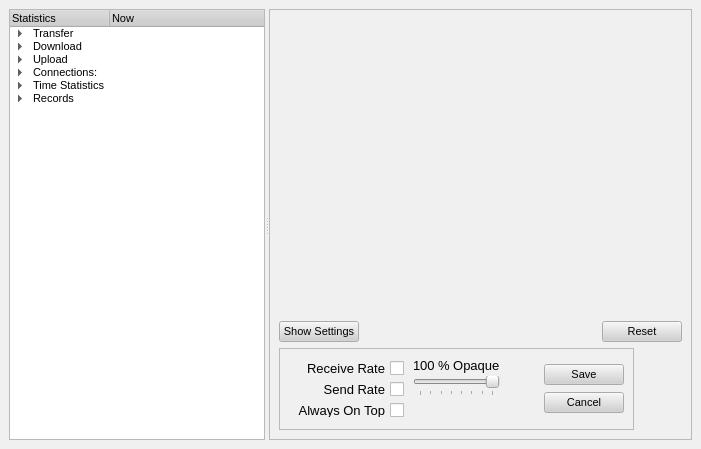
<ui version="4.0" >
 <class>StatisticDialog</class>
 <widget class="QWidget" name="StatisticDialog" >
  <property name="geometry" >
   <rect>
    <x>0</x>
    <y>0</y>
    <width>701</width>
    <height>449</height>
   </rect>
  </property>
  <property name="palette" >
   <palette>
    <active>
     <colorrole role="WindowText" >
      <brush brushstyle="SolidPattern" >
       <color alpha="255" >
        <red>0</red>
        <green>0</green>
        <blue>0</blue>
       </color>
      </brush>
     </colorrole>
     <colorrole role="Button" >
      <brush brushstyle="SolidPattern" >
       <color alpha="255" >
        <red>208</red>
        <green>208</green>
        <blue>208</blue>
       </color>
      </brush>
     </colorrole>
     <colorrole role="Light" >
      <brush brushstyle="SolidPattern" >
       <color alpha="255" >
        <red>255</red>
        <green>255</green>
        <blue>255</blue>
       </color>
      </brush>
     </colorrole>
     <colorrole role="Midlight" >
      <brush brushstyle="SolidPattern" >
       <color alpha="255" >
        <red>247</red>
        <green>247</green>
        <blue>247</blue>
       </color>
      </brush>
     </colorrole>
     <colorrole role="Dark" >
      <brush brushstyle="SolidPattern" >
       <color alpha="255" >
        <red>104</red>
        <green>104</green>
        <blue>104</blue>
       </color>
      </brush>
     </colorrole>
     <colorrole role="Mid" >
      <brush brushstyle="SolidPattern" >
       <color alpha="255" >
        <red>139</red>
        <green>139</green>
        <blue>139</blue>
       </color>
      </brush>
     </colorrole>
     <colorrole role="Text" >
      <brush brushstyle="SolidPattern" >
       <color alpha="255" >
        <red>0</red>
        <green>0</green>
        <blue>0</blue>
       </color>
      </brush>
     </colorrole>
     <colorrole role="BrightText" >
      <brush brushstyle="SolidPattern" >
       <color alpha="255" >
        <red>255</red>
        <green>255</green>
        <blue>255</blue>
       </color>
      </brush>
     </colorrole>
     <colorrole role="ButtonText" >
      <brush brushstyle="SolidPattern" >
       <color alpha="255" >
        <red>0</red>
        <green>0</green>
        <blue>0</blue>
       </color>
      </brush>
     </colorrole>
     <colorrole role="Base" >
      <brush brushstyle="SolidPattern" >
       <color alpha="255" >
        <red>255</red>
        <green>255</green>
        <blue>255</blue>
       </color>
      </brush>
     </colorrole>
     <colorrole role="Window" >
      <brush brushstyle="SolidPattern" >
       <color alpha="255" >
        <red>240</red>
        <green>240</green>
        <blue>240</blue>
       </color>
      </brush>
     </colorrole>
     <colorrole role="Shadow" >
      <brush brushstyle="SolidPattern" >
       <color alpha="255" >
        <red>0</red>
        <green>0</green>
        <blue>0</blue>
       </color>
      </brush>
     </colorrole>
     <colorrole role="Highlight" >
      <brush brushstyle="SolidPattern" >
       <color alpha="255" >
        <red>0</red>
        <green>0</green>
        <blue>128</blue>
       </color>
      </brush>
     </colorrole>
     <colorrole role="HighlightedText" >
      <brush brushstyle="SolidPattern" >
       <color alpha="255" >
        <red>255</red>
        <green>255</green>
        <blue>255</blue>
       </color>
      </brush>
     </colorrole>
     <colorrole role="Link" >
      <brush brushstyle="SolidPattern" >
       <color alpha="255" >
        <red>0</red>
        <green>0</green>
        <blue>255</blue>
       </color>
      </brush>
     </colorrole>
     <colorrole role="LinkVisited" >
      <brush brushstyle="SolidPattern" >
       <color alpha="255" >
        <red>255</red>
        <green>0</green>
        <blue>255</blue>
       </color>
      </brush>
     </colorrole>
     <colorrole role="AlternateBase" >
      <brush brushstyle="SolidPattern" >
       <color alpha="255" >
        <red>231</red>
        <green>231</green>
        <blue>231</blue>
       </color>
      </brush>
     </colorrole>
    </active>
    <inactive>
     <colorrole role="WindowText" >
      <brush brushstyle="SolidPattern" >
       <color alpha="255" >
        <red>0</red>
        <green>0</green>
        <blue>0</blue>
       </color>
      </brush>
     </colorrole>
     <colorrole role="Button" >
      <brush brushstyle="SolidPattern" >
       <color alpha="255" >
        <red>208</red>
        <green>208</green>
        <blue>208</blue>
       </color>
      </brush>
     </colorrole>
     <colorrole role="Light" >
      <brush brushstyle="SolidPattern" >
       <color alpha="255" >
        <red>255</red>
        <green>255</green>
        <blue>255</blue>
       </color>
      </brush>
     </colorrole>
     <colorrole role="Midlight" >
      <brush brushstyle="SolidPattern" >
       <color alpha="255" >
        <red>247</red>
        <green>247</green>
        <blue>247</blue>
       </color>
      </brush>
     </colorrole>
     <colorrole role="Dark" >
      <brush brushstyle="SolidPattern" >
       <color alpha="255" >
        <red>104</red>
        <green>104</green>
        <blue>104</blue>
       </color>
      </brush>
     </colorrole>
     <colorrole role="Mid" >
      <brush brushstyle="SolidPattern" >
       <color alpha="255" >
        <red>139</red>
        <green>139</green>
        <blue>139</blue>
       </color>
      </brush>
     </colorrole>
     <colorrole role="Text" >
      <brush brushstyle="SolidPattern" >
       <color alpha="255" >
        <red>0</red>
        <green>0</green>
        <blue>0</blue>
       </color>
      </brush>
     </colorrole>
     <colorrole role="BrightText" >
      <brush brushstyle="SolidPattern" >
       <color alpha="255" >
        <red>255</red>
        <green>255</green>
        <blue>255</blue>
       </color>
      </brush>
     </colorrole>
     <colorrole role="ButtonText" >
      <brush brushstyle="SolidPattern" >
       <color alpha="255" >
        <red>0</red>
        <green>0</green>
        <blue>0</blue>
       </color>
      </brush>
     </colorrole>
     <colorrole role="Base" >
      <brush brushstyle="SolidPattern" >
       <color alpha="255" >
        <red>255</red>
        <green>255</green>
        <blue>255</blue>
       </color>
      </brush>
     </colorrole>
     <colorrole role="Window" >
      <brush brushstyle="SolidPattern" >
       <color alpha="255" >
        <red>240</red>
        <green>240</green>
        <blue>240</blue>
       </color>
      </brush>
     </colorrole>
     <colorrole role="Shadow" >
      <brush brushstyle="SolidPattern" >
       <color alpha="255" >
        <red>0</red>
        <green>0</green>
        <blue>0</blue>
       </color>
      </brush>
     </colorrole>
     <colorrole role="Highlight" >
      <brush brushstyle="SolidPattern" >
       <color alpha="255" >
        <red>192</red>
        <green>192</green>
        <blue>192</blue>
       </color>
      </brush>
     </colorrole>
     <colorrole role="HighlightedText" >
      <brush brushstyle="SolidPattern" >
       <color alpha="255" >
        <red>0</red>
        <green>0</green>
        <blue>0</blue>
       </color>
      </brush>
     </colorrole>
     <colorrole role="Link" >
      <brush brushstyle="SolidPattern" >
       <color alpha="255" >
        <red>0</red>
        <green>0</green>
        <blue>255</blue>
       </color>
      </brush>
     </colorrole>
     <colorrole role="LinkVisited" >
      <brush brushstyle="SolidPattern" >
       <color alpha="255" >
        <red>255</red>
        <green>0</green>
        <blue>255</blue>
       </color>
      </brush>
     </colorrole>
     <colorrole role="AlternateBase" >
      <brush brushstyle="SolidPattern" >
       <color alpha="255" >
        <red>231</red>
        <green>231</green>
        <blue>231</blue>
       </color>
      </brush>
     </colorrole>
    </inactive>
    <disabled>
     <colorrole role="WindowText" >
      <brush brushstyle="SolidPattern" >
       <color alpha="255" >
        <red>104</red>
        <green>104</green>
        <blue>104</blue>
       </color>
      </brush>
     </colorrole>
     <colorrole role="Button" >
      <brush brushstyle="SolidPattern" >
       <color alpha="255" >
        <red>208</red>
        <green>208</green>
        <blue>208</blue>
       </color>
      </brush>
     </colorrole>
     <colorrole role="Light" >
      <brush brushstyle="SolidPattern" >
       <color alpha="255" >
        <red>255</red>
        <green>255</green>
        <blue>255</blue>
       </color>
      </brush>
     </colorrole>
     <colorrole role="Midlight" >
      <brush brushstyle="SolidPattern" >
       <color alpha="255" >
        <red>247</red>
        <green>247</green>
        <blue>247</blue>
       </color>
      </brush>
     </colorrole>
     <colorrole role="Dark" >
      <brush brushstyle="SolidPattern" >
       <color alpha="255" >
        <red>104</red>
        <green>104</green>
        <blue>104</blue>
       </color>
      </brush>
     </colorrole>
     <colorrole role="Mid" >
      <brush brushstyle="SolidPattern" >
       <color alpha="255" >
        <red>139</red>
        <green>139</green>
        <blue>139</blue>
       </color>
      </brush>
     </colorrole>
     <colorrole role="Text" >
      <brush brushstyle="SolidPattern" >
       <color alpha="255" >
        <red>104</red>
        <green>104</green>
        <blue>104</blue>
       </color>
      </brush>
     </colorrole>
     <colorrole role="BrightText" >
      <brush brushstyle="SolidPattern" >
       <color alpha="255" >
        <red>255</red>
        <green>255</green>
        <blue>255</blue>
       </color>
      </brush>
     </colorrole>
     <colorrole role="ButtonText" >
      <brush brushstyle="SolidPattern" >
       <color alpha="255" >
        <red>104</red>
        <green>104</green>
        <blue>104</blue>
       </color>
      </brush>
     </colorrole>
     <colorrole role="Base" >
      <brush brushstyle="SolidPattern" >
       <color alpha="255" >
        <red>240</red>
        <green>240</green>
        <blue>240</blue>
       </color>
      </brush>
     </colorrole>
     <colorrole role="Window" >
      <brush brushstyle="SolidPattern" >
       <color alpha="255" >
        <red>240</red>
        <green>240</green>
        <blue>240</blue>
       </color>
      </brush>
     </colorrole>
     <colorrole role="Shadow" >
      <brush brushstyle="SolidPattern" >
       <color alpha="255" >
        <red>0</red>
        <green>0</green>
        <blue>0</blue>
       </color>
      </brush>
     </colorrole>
     <colorrole role="Highlight" >
      <brush brushstyle="SolidPattern" >
       <color alpha="255" >
        <red>0</red>
        <green>0</green>
        <blue>128</blue>
       </color>
      </brush>
     </colorrole>
     <colorrole role="HighlightedText" >
      <brush brushstyle="SolidPattern" >
       <color alpha="255" >
        <red>255</red>
        <green>255</green>
        <blue>255</blue>
       </color>
      </brush>
     </colorrole>
     <colorrole role="Link" >
      <brush brushstyle="SolidPattern" >
       <color alpha="255" >
        <red>0</red>
        <green>0</green>
        <blue>255</blue>
       </color>
      </brush>
     </colorrole>
     <colorrole role="LinkVisited" >
      <brush brushstyle="SolidPattern" >
       <color alpha="255" >
        <red>255</red>
        <green>0</green>
        <blue>255</blue>
       </color>
      </brush>
     </colorrole>
     <colorrole role="AlternateBase" >
      <brush brushstyle="SolidPattern" >
       <color alpha="255" >
        <red>231</red>
        <green>231</green>
        <blue>231</blue>
       </color>
      </brush>
     </colorrole>
    </disabled>
   </palette>
  </property>
  <property name="font" >
   <font>
    <pointsize>8</pointsize>
    <weight>50</weight>
    <italic>false</italic>
    <bold>false</bold>
    <underline>false</underline>
    <strikeout>false</strikeout>
   </font>
  </property>
  <property name="contextMenuPolicy" >
   <enum>Qt::NoContextMenu</enum>
  </property>
  <layout class="QVBoxLayout" >
   <property name="spacing" >
    <number>6</number>
   </property>
   <property name="margin" >
    <number>9</number>
   </property>
   <item>
    <widget class="QSplitter" name="splitter" >
     <property name="orientation" >
      <enum>Qt::Horizontal</enum>
     </property>
     <widget class="QTreeWidget" name="treeWidget" >
      <property name="sizePolicy" >
       <sizepolicy vsizetype="Expanding" hsizetype="Expanding" >
        <horstretch>0</horstretch>
        <verstretch>0</verstretch>
       </sizepolicy>
      </property>
      <property name="sizeIncrement" >
       <size>
        <width>0</width>
        <height>0</height>
       </size>
      </property>
      <column>
       <property name="text" >
        <string>Statistics</string>
       </property>
      </column>
      <column>
       <property name="text" >
        <string>Now</string>
       </property>
      </column>
      <item>
       <property name="text" >
        <string>Transfer</string>
       </property>
       <property name="icon" >
        <iconset resource="images.qrc" >
         <normaloff>:/images/transferupdown.png</normaloff>:/images/transferupdown.png</iconset>
       </property>
       <property name="text" >
        <string/>
       </property>
       <item>
        <property name="text" >
         <string>Session UL:DL Ratio:</string>
        </property>
        <property name="text" >
         <string/>
        </property>
       </item>
       <item>
        <property name="text" >
         <string>Cumulative UL:DL Ratio</string>
        </property>
        <property name="text" >
         <string/>
        </property>
       </item>
      </item>
      <item>
       <property name="text" >
        <string>Download</string>
       </property>
       <property name="icon" >
        <iconset resource="images.qrc" >
         <normaloff>:/images/download.png</normaloff>:/images/download.png</iconset>
       </property>
       <property name="text" >
        <string/>
       </property>
       <item>
        <property name="text" >
         <string>Session:</string>
        </property>
        <property name="icon" >
         <iconset resource="images.qrc" >
          <normaloff>:/images/StatisticsDetail.png</normaloff>:/images/StatisticsDetail.png</iconset>
        </property>
        <property name="text" >
         <string/>
        </property>
        <item>
         <property name="text" >
          <string>Downloaded:</string>
         </property>
         <property name="text" >
          <string/>
         </property>
        </item>
        <item>
         <property name="text" >
          <string>Count of Downloads:</string>
         </property>
         <property name="text" >
          <string/>
         </property>
        </item>
       </item>
       <item>
        <property name="text" >
         <string>Overall</string>
        </property>
        <property name="icon" >
         <iconset resource="images.qrc" >
          <normaloff>:/images/StatsCumulative.png</normaloff>:/images/StatsCumulative.png</iconset>
        </property>
        <property name="text" >
         <string/>
        </property>
        <item>
         <property name="text" >
          <string>Downloaded:</string>
         </property>
         <property name="text" >
          <string/>
         </property>
        </item>
        <item>
         <property name="text" >
          <string>Count of Downloads:</string>
         </property>
         <property name="text" >
          <string/>
         </property>
        </item>
       </item>
      </item>
      <item>
       <property name="text" >
        <string>Upload</string>
       </property>
       <property name="icon" >
        <iconset resource="images.qrc" >
         <normaloff>:/images/up.png</normaloff>:/images/up.png</iconset>
       </property>
       <property name="text" >
        <string/>
       </property>
       <item>
        <property name="text" >
         <string>Session</string>
        </property>
        <property name="icon" >
         <iconset resource="images.qrc" >
          <normaloff>:/images/StatisticsDetail.png</normaloff>:/images/StatisticsDetail.png</iconset>
        </property>
        <property name="text" >
         <string/>
        </property>
        <item>
         <property name="text" >
          <string>Uploaded:</string>
         </property>
         <property name="text" >
          <string/>
         </property>
        </item>
        <item>
         <property name="text" >
          <string>Count of Uploads:</string>
         </property>
         <property name="text" >
          <string/>
         </property>
        </item>
       </item>
       <item>
        <property name="text" >
         <string>Overall</string>
        </property>
        <property name="icon" >
         <iconset resource="images.qrc" >
          <normaloff>:/images/StatsCumulative.png</normaloff>:/images/StatsCumulative.png</iconset>
        </property>
        <property name="text" >
         <string/>
        </property>
        <item>
         <property name="text" >
          <string>Uploaded</string>
         </property>
         <property name="text" >
          <string/>
         </property>
        </item>
        <item>
         <property name="text" >
          <string>Count of Uploads:</string>
         </property>
         <property name="text" >
          <string/>
         </property>
        </item>
       </item>
      </item>
      <item>
       <property name="text" >
        <string>Connections:</string>
       </property>
       <property name="icon" >
        <iconset resource="images.qrc" >
         <normaloff>:/images/connect_friend.png</normaloff>:/images/connect_friend.png</iconset>
       </property>
       <property name="text" >
        <string/>
       </property>
       <item>
        <property name="text" >
         <string>Session</string>
        </property>
        <property name="icon" >
         <iconset resource="images.qrc" >
          <normaloff>:/images/StatisticsDetail.png</normaloff>:/images/StatisticsDetail.png</iconset>
        </property>
        <property name="text" >
         <string/>
        </property>
        <item>
         <property name="text" >
          <string>Connections:</string>
         </property>
         <property name="text" >
          <string/>
         </property>
        </item>
        <item>
         <property name="text" >
          <string>Peers:</string>
         </property>
         <property name="text" >
          <string/>
         </property>
        </item>
       </item>
       <item>
        <property name="text" >
         <string>Overall</string>
        </property>
        <property name="icon" >
         <iconset resource="images.qrc" >
          <normaloff>:/images/StatsCumulative.png</normaloff>:/images/StatsCumulative.png</iconset>
        </property>
        <property name="text" >
         <string/>
        </property>
        <item>
         <property name="text" >
          <string>Connections:</string>
         </property>
         <property name="text" >
          <string/>
         </property>
        </item>
        <item>
         <property name="text" >
          <string>Peers:</string>
         </property>
         <property name="text" >
          <string/>
         </property>
        </item>
       </item>
      </item>
      <item>
       <property name="text" >
        <string>Time Statistics</string>
       </property>
       <property name="icon" >
        <iconset resource="images.qrc" >
         <normaloff>:/images/kalarm.png</normaloff>:/images/kalarm.png</iconset>
       </property>
       <property name="text" >
        <string/>
       </property>
       <item>
        <property name="text" >
         <string>Session</string>
        </property>
        <property name="icon" >
         <iconset resource="images.qrc" >
          <normaloff>:/images/StatisticsDetail.png</normaloff>:/images/StatisticsDetail.png</iconset>
        </property>
        <property name="text" >
         <string/>
        </property>
        <item>
         <property name="text" >
          <string>Uptime</string>
         </property>
         <property name="text" >
          <string/>
         </property>
        </item>
        <item>
         <property name="text" >
          <string>Since:</string>
         </property>
         <property name="text" >
          <string/>
         </property>
        </item>
       </item>
       <item>
        <property name="text" >
         <string>Cumulative</string>
        </property>
        <property name="icon" >
         <iconset resource="images.qrc" >
          <normaloff>:/images/StatsCumulative.png</normaloff>:/images/StatsCumulative.png</iconset>
        </property>
        <property name="text" >
         <string/>
        </property>
        <item>
         <property name="text" >
          <string>Uptime</string>
         </property>
         <property name="text" >
          <string/>
         </property>
        </item>
       </item>
      </item>
      <item>
       <property name="text" >
        <string>Records</string>
       </property>
       <property name="icon" >
        <iconset resource="images.qrc" >
         <normaloff>:/images/records.png</normaloff>:/images/records.png</iconset>
       </property>
       <property name="text" >
        <string/>
       </property>
       <item>
        <property name="text" >
         <string>Uploadspeed:</string>
        </property>
        <property name="text" >
         <string/>
        </property>
       </item>
       <item>
        <property name="text" >
         <string>Downloadspeed:</string>
        </property>
        <property name="text" >
         <string/>
        </property>
       </item>
       <item>
        <property name="text" >
         <string>Connections:</string>
        </property>
        <property name="text" >
         <string/>
        </property>
       </item>
       <item>
        <property name="text" >
         <string>Peers:</string>
        </property>
        <property name="text" >
         <string/>
        </property>
       </item>
       <item>
        <property name="text" >
         <string>Uptime:</string>
        </property>
        <property name="text" >
         <string/>
        </property>
       </item>
      </item>
     </widget>
     <widget class="QFrame" name="frame" >
      <property name="sizePolicy" >
       <sizepolicy vsizetype="Preferred" hsizetype="Preferred" >
        <horstretch>1</horstretch>
        <verstretch>0</verstretch>
       </sizepolicy>
      </property>
      <property name="frameShape" >
       <enum>QFrame::StyledPanel</enum>
      </property>
      <property name="frameShadow" >
       <enum>QFrame::Raised</enum>
      </property>
      <layout class="QVBoxLayout" >
       <property name="spacing" >
        <number>6</number>
       </property>
       <property name="margin" >
        <number>9</number>
       </property>
       <item>
        <widget class="GraphFrame" native="1" name="frmGraph" >
         <property name="minimumSize" >
          <size>
           <width>120</width>
           <height>80</height>
          </size>
         </property>
         <property name="font" >
          <font>
           <pointsize>10</pointsize>
           <weight>50</weight>
           <italic>false</italic>
           <bold>false</bold>
           <underline>false</underline>
           <strikeout>false</strikeout>
          </font>
         </property>
         <property name="contextMenuPolicy" >
          <enum>Qt::NoContextMenu</enum>
         </property>
        </widget>
       </item>
       <item>
        <layout class="QHBoxLayout" >
         <property name="spacing" >
          <number>6</number>
         </property>
         <property name="margin" >
          <number>0</number>
         </property>
         <item>
          <widget class="QPushButton" name="btnToggleSettings" >
           <property name="text" >
            <string>Show Settings</string>
           </property>
           <property name="checkable" >
            <bool>true</bool>
           </property>
          </widget>
         </item>
         <item>
          <spacer>
           <property name="orientation" >
            <enum>Qt::Horizontal</enum>
           </property>
           <property name="sizeHint" stdset="0" >
            <size>
             <width>21</width>
             <height>20</height>
            </size>
           </property>
          </spacer>
         </item>
         <item>
          <widget class="QPushButton" name="btnReset" >
           <property name="text" >
            <string>Reset</string>
           </property>
          </widget>
         </item>
        </layout>
       </item>
       <item>
        <widget class="QFrame" name="frmSettings" >
         <property name="sizePolicy" >
          <sizepolicy vsizetype="Fixed" hsizetype="Fixed" >
           <horstretch>0</horstretch>
           <verstretch>0</verstretch>
          </sizepolicy>
         </property>
         <property name="minimumSize" >
          <size>
           <width>355</width>
           <height>82</height>
          </size>
         </property>
         <property name="maximumSize" >
          <size>
           <width>355</width>
           <height>82</height>
          </size>
         </property>
         <property name="contextMenuPolicy" >
          <enum>Qt::NoContextMenu</enum>
         </property>
         <property name="frameShape" >
          <enum>QFrame::StyledPanel</enum>
         </property>
         <property name="frameShadow" >
          <enum>QFrame::Raised</enum>
         </property>
         <layout class="QHBoxLayout" >
          <property name="spacing" >
           <number>6</number>
          </property>
          <property name="margin" >
           <number>9</number>
          </property>
          <item>
           <layout class="QVBoxLayout" >
            <property name="spacing" >
             <number>6</number>
            </property>
            <property name="margin" >
             <number>3</number>
            </property>
            <item>
             <widget class="QCheckBox" name="chkReceiveRate" >
              <property name="font" >
               <font>
                <pointsize>10</pointsize>
                <weight>50</weight>
                <italic>false</italic>
                <bold>false</bold>
                <underline>false</underline>
                <strikeout>false</strikeout>
               </font>
              </property>
              <property name="contextMenuPolicy" >
               <enum>Qt::NoContextMenu</enum>
              </property>
              <property name="toolTip" >
               <string/>
              </property>
              <property name="layoutDirection" >
               <enum>Qt::RightToLeft</enum>
              </property>
              <property name="text" >
               <string>Receive Rate</string>
              </property>
              <property name="checked" >
               <bool>false</bool>
              </property>
             </widget>
            </item>
            <item>
             <widget class="QCheckBox" name="chkSendRate" >
              <property name="font" >
               <font>
                <pointsize>10</pointsize>
                <weight>50</weight>
                <italic>false</italic>
                <bold>false</bold>
                <underline>false</underline>
                <strikeout>false</strikeout>
               </font>
              </property>
              <property name="contextMenuPolicy" >
               <enum>Qt::NoContextMenu</enum>
              </property>
              <property name="toolTip" >
               <string/>
              </property>
              <property name="layoutDirection" >
               <enum>Qt::RightToLeft</enum>
              </property>
              <property name="text" >
               <string>Send Rate</string>
              </property>
              <property name="checked" >
               <bool>false</bool>
              </property>
             </widget>
            </item>
            <item>
             <widget class="QCheckBox" name="chkAlwaysOnTop" >
              <property name="font" >
               <font>
                <pointsize>10</pointsize>
                <weight>50</weight>
                <italic>false</italic>
                <bold>false</bold>
                <underline>false</underline>
                <strikeout>false</strikeout>
               </font>
              </property>
              <property name="contextMenuPolicy" >
               <enum>Qt::NoContextMenu</enum>
              </property>
              <property name="layoutDirection" >
               <enum>Qt::RightToLeft</enum>
              </property>
              <property name="text" >
               <string>Always On Top</string>
              </property>
             </widget>
            </item>
            <item>
             <spacer>
              <property name="orientation" >
               <enum>Qt::Vertical</enum>
              </property>
              <property name="sizeHint" stdset="0" >
               <size>
                <width>20</width>
                <height>21</height>
               </size>
              </property>
             </spacer>
            </item>
           </layout>
          </item>
          <item>
           <widget class="QFrame" name="frmOpacity" >
            <property name="contextMenuPolicy" >
             <enum>Qt::NoContextMenu</enum>
            </property>
            <property name="frameShape" >
             <enum>QFrame::NoFrame</enum>
            </property>
            <property name="frameShadow" >
             <enum>QFrame::Plain</enum>
            </property>
            <layout class="QVBoxLayout" >
             <property name="spacing" >
              <number>3</number>
             </property>
             <property name="margin" >
              <number>0</number>
             </property>
             <item>
              <layout class="QHBoxLayout" >
               <property name="spacing" >
                <number>0</number>
               </property>
               <property name="margin" >
                <number>0</number>
               </property>
               <item>
                <widget class="QLabel" name="lblPercentOpacity" >
                 <property name="minimumSize" >
                  <size>
                   <width>25</width>
                   <height>0</height>
                  </size>
                 </property>
                 <property name="font" >
                  <font>
                   <pointsize>10</pointsize>
                   <weight>50</weight>
                   <italic>false</italic>
                   <bold>false</bold>
                   <underline>false</underline>
                   <strikeout>false</strikeout>
                  </font>
                 </property>
                 <property name="contextMenuPolicy" >
                  <enum>Qt::NoContextMenu</enum>
                 </property>
                 <property name="layoutDirection" >
                  <enum>Qt::RightToLeft</enum>
                 </property>
                 <property name="text" >
                  <string>100</string>
                 </property>
                </widget>
               </item>
               <item>
                <widget class="QLabel" name="label" >
                 <property name="font" >
                  <font>
                   <pointsize>10</pointsize>
                   <weight>50</weight>
                   <italic>false</italic>
                   <bold>false</bold>
                   <underline>false</underline>
                   <strikeout>false</strikeout>
                  </font>
                 </property>
                 <property name="contextMenuPolicy" >
                  <enum>Qt::NoContextMenu</enum>
                 </property>
                 <property name="text" >
                  <string>% Opaque</string>
                 </property>
                </widget>
               </item>
              </layout>
             </item>
             <item>
              <widget class="QSlider" name="sldrOpacity" >
               <property name="contextMenuPolicy" >
                <enum>Qt::NoContextMenu</enum>
               </property>
               <property name="toolTip" >
                <string>Changes the transparency of the Bandwidth Graph</string>
               </property>
               <property name="minimum" >
                <number>30</number>
               </property>
               <property name="maximum" >
                <number>100</number>
               </property>
               <property name="value" >
                <number>100</number>
               </property>
               <property name="sliderPosition" >
                <number>100</number>
               </property>
               <property name="tracking" >
                <bool>false</bool>
               </property>
               <property name="orientation" >
                <enum>Qt::Horizontal</enum>
               </property>
               <property name="invertedAppearance" >
                <bool>false</bool>
               </property>
               <property name="tickPosition" >
                <enum>QSlider::TicksBelow</enum>
               </property>
               <property name="tickInterval" >
                <number>10</number>
               </property>
              </widget>
             </item>
             <item>
              <spacer>
               <property name="orientation" >
                <enum>Qt::Vertical</enum>
               </property>
               <property name="sizeHint" stdset="0" >
                <size>
                 <width>20</width>
                 <height>20</height>
                </size>
               </property>
              </spacer>
             </item>
            </layout>
           </widget>
          </item>
          <item>
           <spacer>
            <property name="orientation" >
             <enum>Qt::Horizontal</enum>
            </property>
            <property name="sizeHint" stdset="0" >
             <size>
              <width>21</width>
              <height>20</height>
             </size>
            </property>
           </spacer>
          </item>
          <item>
           <layout class="QVBoxLayout" >
            <property name="spacing" >
             <number>1</number>
            </property>
            <property name="margin" >
             <number>0</number>
            </property>
            <item>
             <widget class="QPushButton" name="btnSaveSettings" >
              <property name="text" >
               <string>Save</string>
              </property>
             </widget>
            </item>
            <item>
             <widget class="QPushButton" name="btnCancelSettings" >
              <property name="text" >
               <string>Cancel</string>
              </property>
             </widget>
            </item>
           </layout>
          </item>
         </layout>
        </widget>
       </item>
      </layout>
     </widget>
    </widget>
   </item>
  </layout>
 </widget>
 <customwidgets>
  <customwidget>
   <class>GraphFrame</class>
   <extends>QWidget</extends>
   <header>gui/graphframe.h</header>
   <container>1</container>
  </customwidget>
 </customwidgets>
 <resources>
  <include location="images.qrc" />
 </resources>
 <connections/>
</ui>
